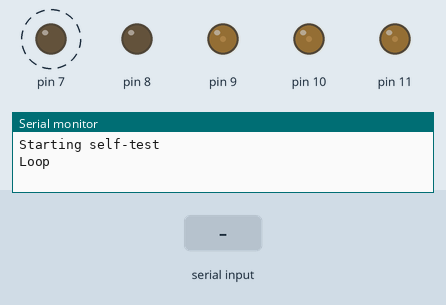
Recording of a sketch running on a simulated Arduino Uno, built for the host (arithmetic inside an expression is 32-bit, double 64-bit). Shown: output pins drawn as LEDs (lit = HIGH), the last lines printed to the serial monitor. Dashed ring = blinking. Inputs (shaded band) come from the test bench.

Above: at 0.2 s.
At 4.8 s:
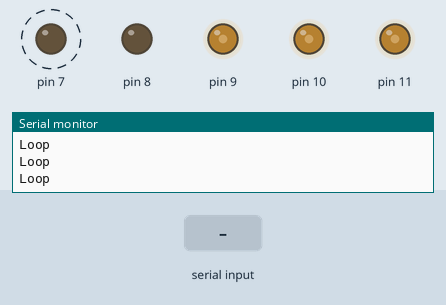
4.9 s: "1\n" received over Serial
At 7.2 s:
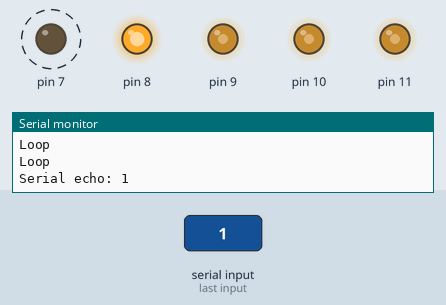
Timing chart, 0 to 27.6 s (numbered marks = the images above; inputs shaded):
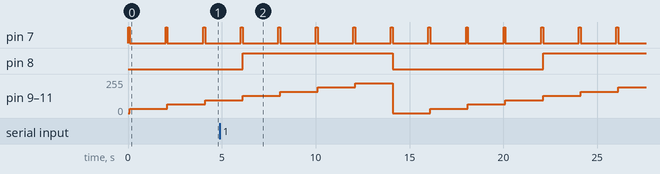

Measured:
- by itself, pin 7: alternates HIGH for 0.10 s and LOW for 1.9 s

The sketch:

blink_serial_test.ino
```cpp
// Uncomment to test MIDI, else test serial-print/echo.
// #define TEST_MIDI 1

// Uncomment to test CV steps in serial-print mode, otherwise simple on/off.
#define TEST_STEP_CV

#ifdef TEST_MIDI
  #include <MIDI.h>
  MIDI_CREATE_DEFAULT_INSTANCE();
#endif

#define CV1 PIN_PB0
#define CV2 PIN_PB1
#define CV3 PIN_PB2
#define CV4 PIN_PB3

int ledPin = PIN_PD7;
boolean newData = false;
const byte numChars = 32;
char c[numChars];
unsigned long next = 0;
byte pwmstate = LOW;

void recvWithnewline() {
    static byte i = 0;
    char newline = '\n';
    char rc;

    while (Serial.available() > 0 && newData == false) {
        rc = Serial.read();

        if (rc != newline) {
            c[i] = rc;
            i++;
            if (i >= numChars) {
                i = numChars - 1;
            }
        }
        else {
            c[i] = '\0'; // terminate the string
            i = 0;
            newData = true;
        }
    }
}

void showNewData() {
    if (newData == true) {
        Serial.print("Serial echo: ");
        Serial.println(c);
        newData = false;
    }
}

void handleNoteOn(byte channel, byte pitch, byte velocity)
{
  digitalWrite(ledPin,HIGH);
}
void handleNoteOff(byte channel, byte pitch, byte velocity)
{
  digitalWrite(ledPin,LOW);
}

void setup() {
  pinMode(ledPin, OUTPUT);
  pinMode(CV1, OUTPUT);
  pinMode(CV2, OUTPUT);
  pinMode(CV3, OUTPUT);
  pinMode(CV4, OUTPUT);

#ifdef TEST_MIDI
  MIDI.setHandleNoteOn(handleNoteOn);  // Put only the name of the function
  MIDI.setHandleNoteOff(handleNoteOff);
  MIDI.begin(MIDI_CHANNEL_OMNI);
#endif
  TCCR1B = TCCR1B & B11111000 | B00000001; // set timer 1 divisor to 1 for PWM frequency of 31372.55 Hz (16MHz / 510 with 8 bit mode)
  TCCR2B = TCCR2B & B11111000 | B00000001;
  Serial.begin(115200);
  Serial.println("Starting self-test");
}

void loop() {

#ifndef TEST_MIDI
  /* Serial Test */
  if(millis() > next) {
    next = millis()+1000;
    Serial.println("Loop");
    recvWithnewline();
    showNewData();
    digitalWrite(ledPin,HIGH);
    delay(100);
    digitalWrite(ledPin,LOW);

#ifndef TEST_STEP_CV
    /* also cycle PWM pins on/off every second */
    if(pwmstate == LOW) {
      pwmstate = HIGH;
    } else {
      pwmstate = LOW;
    }
    digitalWrite(CV1,pwmstate);
    digitalWrite(CV2,pwmstate);
    digitalWrite(CV3,pwmstate);
    digitalWrite(CV4,pwmstate);
  }
#else
    // pwmstate += 0x40; // this will wrap for 0, 25%, 50% 75% duty cycle
    pwmstate += 0x20; // this will wrap for 0, 12.5, 25% ... 87.5% duty cycle
    analogWrite(CV1,pwmstate);
    analogWrite(CV2,pwmstate);
    analogWrite(CV3,pwmstate);
    analogWrite(CV4,pwmstate);
    next += 1000; // hacked in.. to let the multimeter settle - will also impact blink-freq.
  }

#endif // TEST_STEP_CV

#else
  MIDI.read();
#endif // TEST_MIDI
}
```
